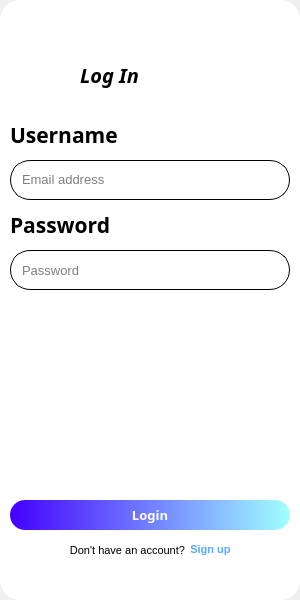
<?xml version="1.0" encoding="UTF-8"?>
<ui version="4.0">
 <class>MainWindow</class>
 <widget class="QMainWindow" name="MainWindow">
  <property name="geometry">
   <rect>
    <x>0</x>
    <y>0</y>
    <width>300</width>
    <height>600</height>
   </rect>
  </property>
  <property name="windowTitle">
   <string>MainWindow</string>
  </property>
  <widget class="QWidget" name="centralwidget">
   <layout class="QVBoxLayout" name="verticalLayout_2">
    <property name="spacing">
     <number>0</number>
    </property>
    <property name="leftMargin">
     <number>0</number>
    </property>
    <property name="topMargin">
     <number>0</number>
    </property>
    <property name="rightMargin">
     <number>0</number>
    </property>
    <property name="bottomMargin">
     <number>0</number>
    </property>
    <item>
     <widget class="QWidget" name="widget" native="true">
      <property name="minimumSize">
       <size>
        <width>300</width>
        <height>600</height>
       </size>
      </property>
      <property name="maximumSize">
       <size>
        <width>300</width>
        <height>600</height>
       </size>
      </property>
      <property name="styleSheet">
       <string notr="true">QWidget#widget{
	background-color:rgb(255, 255, 255);
	border-radius:20px
}</string>
      </property>
      <layout class="QVBoxLayout" name="verticalLayout">
       <property name="spacing">
        <number>10</number>
       </property>
       <property name="leftMargin">
        <number>10</number>
       </property>
       <property name="topMargin">
        <number>40</number>
       </property>
       <property name="rightMargin">
        <number>10</number>
       </property>
       <property name="bottomMargin">
        <number>40</number>
       </property>
       <item>
        <widget class="QWidget" name="widget_5" native="true">
         <property name="minimumSize">
          <size>
           <width>0</width>
           <height>70</height>
          </size>
         </property>
         <property name="maximumSize">
          <size>
           <width>300</width>
           <height>70</height>
          </size>
         </property>
         <layout class="QHBoxLayout" name="horizontalLayout_4">
          <property name="spacing">
           <number>10</number>
          </property>
          <property name="leftMargin">
           <number>0</number>
          </property>
          <property name="topMargin">
           <number>5</number>
          </property>
          <property name="rightMargin">
           <number>0</number>
          </property>
          <property name="bottomMargin">
           <number>5</number>
          </property>
          <item>
           <widget class="QLabel" name="label_5">
            <property name="minimumSize">
             <size>
              <width>60</width>
              <height>60</height>
             </size>
            </property>
            <property name="maximumSize">
             <size>
              <width>60</width>
              <height>60</height>
             </size>
            </property>
            <property name="text">
             <string/>
            </property>
            <property name="pixmap">
             <pixmap>../images/logo.png</pixmap>
            </property>
            <property name="scaledContents">
             <bool>true</bool>
            </property>
           </widget>
          </item>
          <item>
           <widget class="QLabel" name="label_6">
            <property name="font">
             <font>
              <family>Monotype Corsiva</family>
              <pointsize>15</pointsize>
              <weight>75</weight>
              <italic>true</italic>
              <bold>true</bold>
             </font>
            </property>
            <property name="text">
             <string>Log In</string>
            </property>
           </widget>
          </item>
          <item>
           <spacer name="horizontalSpacer_3">
            <property name="orientation">
             <enum>Qt::Horizontal</enum>
            </property>
            <property name="sizeHint" stdset="0">
             <size>
              <width>40</width>
              <height>20</height>
             </size>
            </property>
           </spacer>
          </item>
         </layout>
        </widget>
       </item>
       <item>
        <widget class="QLabel" name="label">
         <property name="maximumSize">
          <size>
           <width>16777215</width>
           <height>50</height>
          </size>
         </property>
         <property name="font">
          <font>
           <family>Monotype Corsiva</family>
           <pointsize>16</pointsize>
           <weight>75</weight>
           <bold>true</bold>
          </font>
         </property>
         <property name="text">
          <string>Username</string>
         </property>
        </widget>
       </item>
       <item>
        <widget class="QWidget" name="widget_2" native="true">
         <property name="minimumSize">
          <size>
           <width>0</width>
           <height>40</height>
          </size>
         </property>
         <property name="maximumSize">
          <size>
           <width>16777215</width>
           <height>40</height>
          </size>
         </property>
         <property name="styleSheet">
          <string notr="true">QWidget#widget_2{
	border-radius: 20px;
	border: 1px solid;
}</string>
         </property>
         <layout class="QHBoxLayout" name="horizontalLayout">
          <property name="spacing">
           <number>0</number>
          </property>
          <property name="leftMargin">
           <number>10</number>
          </property>
          <property name="topMargin">
           <number>0</number>
          </property>
          <property name="rightMargin">
           <number>10</number>
          </property>
          <property name="bottomMargin">
           <number>0</number>
          </property>
          <item>
           <widget class="QLineEdit" name="lineEdit">
            <property name="font">
             <font>
              <pointsize>10</pointsize>
             </font>
            </property>
            <property name="styleSheet">
             <string notr="true">QLineEdit{
	border: none;
	background-color: transparent;
	color: black;
}</string>
            </property>
            <property name="echoMode">
             <enum>QLineEdit::Password</enum>
            </property>
            <property name="placeholderText">
             <string>Email address</string>
            </property>
           </widget>
          </item>
          <item>
           <widget class="QPushButton" name="pushButton_2">
            <property name="minimumSize">
             <size>
              <width>32</width>
              <height>32</height>
             </size>
            </property>
            <property name="maximumSize">
             <size>
              <width>32</width>
              <height>32</height>
             </size>
            </property>
            <property name="cursor">
             <cursorShape>PointingHandCursor</cursorShape>
            </property>
            <property name="styleSheet">
             <string notr="true">QPushButton{
	border: none;
}</string>
            </property>
            <property name="icon">
             <iconset>
              <normaloff>../images/eye_15632446.png</normaloff>../images/eye_15632446.png</iconset>
            </property>
           </widget>
          </item>
         </layout>
        </widget>
       </item>
       <item>
        <widget class="QLabel" name="label_2">
         <property name="maximumSize">
          <size>
           <width>16777215</width>
           <height>50</height>
          </size>
         </property>
         <property name="font">
          <font>
           <family>Monotype Corsiva</family>
           <pointsize>16</pointsize>
           <weight>75</weight>
           <bold>true</bold>
          </font>
         </property>
         <property name="text">
          <string>Password</string>
         </property>
        </widget>
       </item>
       <item>
        <widget class="QWidget" name="widget_3" native="true">
         <property name="minimumSize">
          <size>
           <width>0</width>
           <height>40</height>
          </size>
         </property>
         <property name="maximumSize">
          <size>
           <width>16777215</width>
           <height>40</height>
          </size>
         </property>
         <property name="styleSheet">
          <string notr="true">QWidget#widget_3{
	border-radius: 20px;
	border: 1px solid
}</string>
         </property>
         <layout class="QHBoxLayout" name="horizontalLayout_2">
          <property name="leftMargin">
           <number>10</number>
          </property>
          <property name="topMargin">
           <number>0</number>
          </property>
          <property name="rightMargin">
           <number>10</number>
          </property>
          <property name="bottomMargin">
           <number>0</number>
          </property>
          <item>
           <widget class="QLineEdit" name="lineEdit_2">
            <property name="minimumSize">
             <size>
              <width>0</width>
              <height>40</height>
             </size>
            </property>
            <property name="maximumSize">
             <size>
              <width>16777215</width>
              <height>40</height>
             </size>
            </property>
            <property name="font">
             <font>
              <pointsize>10</pointsize>
             </font>
            </property>
            <property name="cursor">
             <cursorShape>IBeamCursor</cursorShape>
            </property>
            <property name="styleSheet">
             <string notr="true">QLineEdit{
	border:none;
	background-color:transparent;
color: black;
}</string>
            </property>
            <property name="echoMode">
             <enum>QLineEdit::Password</enum>
            </property>
            <property name="placeholderText">
             <string>Password</string>
            </property>
           </widget>
          </item>
          <item>
           <widget class="QPushButton" name="pushButton_3">
            <property name="minimumSize">
             <size>
              <width>32</width>
              <height>32</height>
             </size>
            </property>
            <property name="maximumSize">
             <size>
              <width>32</width>
              <height>32</height>
             </size>
            </property>
            <property name="styleSheet">
             <string notr="true">QPushButton{
	border: none;
}</string>
            </property>
            <property name="icon">
             <iconset>
              <normaloff>../images/eye_15632446.png</normaloff>../images/eye_15632446.png</iconset>
            </property>
           </widget>
          </item>
         </layout>
        </widget>
       </item>
       <item>
        <spacer name="verticalSpacer">
         <property name="orientation">
          <enum>Qt::Vertical</enum>
         </property>
         <property name="sizeType">
          <enum>QSizePolicy::Expanding</enum>
         </property>
         <property name="sizeHint" stdset="0">
          <size>
           <width>20</width>
           <height>100</height>
          </size>
         </property>
        </spacer>
       </item>
       <item>
        <widget class="QPushButton" name="pushButton">
         <property name="minimumSize">
          <size>
           <width>0</width>
           <height>30</height>
          </size>
         </property>
         <property name="maximumSize">
          <size>
           <width>16777215</width>
           <height>30</height>
          </size>
         </property>
         <property name="font">
          <font>
           <family>Monotype Corsiva</family>
           <pointsize>10</pointsize>
           <weight>75</weight>
           <bold>true</bold>
          </font>
         </property>
         <property name="cursor">
          <cursorShape>PointingHandCursor</cursorShape>
         </property>
         <property name="styleSheet">
          <string notr="true">QPushButton#pushButton{
	color:rgb(255, 255, 255);
	border-radius: 15px;

	background-color: qlineargradient(spread:pad, x1:0, y1:0, x2:1, y2:0, stop:0 rgba(67, 0, 255, 255), stop:1 rgba(161, 255, 255, 255));
}
QPushButton#pushButton:hover{
	background-color:qlineargradient(spread:pad, x1:0, y1:0, x2:1, y2:0, stop:0 rgba(67, 0, 255, 215), stop:1 rgba(161, 255, 255, 255))
}</string>
         </property>
         <property name="text">
          <string>Login</string>
         </property>
        </widget>
       </item>
       <item>
        <widget class="QWidget" name="widget_4" native="true">
         <property name="font">
          <font>
           <pointsize>10</pointsize>
          </font>
         </property>
         <layout class="QHBoxLayout" name="horizontalLayout_3">
          <property name="spacing">
           <number>5</number>
          </property>
          <property name="leftMargin">
           <number>0</number>
          </property>
          <property name="topMargin">
           <number>0</number>
          </property>
          <property name="rightMargin">
           <number>0</number>
          </property>
          <property name="bottomMargin">
           <number>0</number>
          </property>
          <item>
           <spacer name="horizontalSpacer_2">
            <property name="orientation">
             <enum>Qt::Horizontal</enum>
            </property>
            <property name="sizeHint" stdset="0">
             <size>
              <width>40</width>
              <height>20</height>
             </size>
            </property>
           </spacer>
          </item>
          <item>
           <widget class="QLabel" name="label_4">
            <property name="font">
             <font>
              <pointsize>8</pointsize>
             </font>
            </property>
            <property name="text">
             <string>Don't have an account?</string>
            </property>
            <property name="alignment">
             <set>Qt::AlignRight|Qt::AlignTrailing|Qt::AlignVCenter</set>
            </property>
           </widget>
          </item>
          <item>
           <widget class="QPushButton" name="pushButton_4">
            <property name="font">
             <font>
              <family>MS Shell Dlg 2</family>
              <pointsize>8</pointsize>
              <weight>75</weight>
              <bold>true</bold>
             </font>
            </property>
            <property name="cursor">
             <cursorShape>PointingHandCursor</cursorShape>
            </property>
            <property name="styleSheet">
             <string notr="true">QPushButton{
	border:none;
	background-color: transparent;
	color:rgb(85, 170, 255);
}</string>
            </property>
            <property name="text">
             <string>Sign up</string>
            </property>
           </widget>
          </item>
          <item>
           <spacer name="horizontalSpacer">
            <property name="orientation">
             <enum>Qt::Horizontal</enum>
            </property>
            <property name="sizeHint" stdset="0">
             <size>
              <width>40</width>
              <height>20</height>
             </size>
            </property>
           </spacer>
          </item>
         </layout>
        </widget>
       </item>
      </layout>
     </widget>
    </item>
   </layout>
  </widget>
 </widget>
 <resources/>
 <connections/>
</ui>
